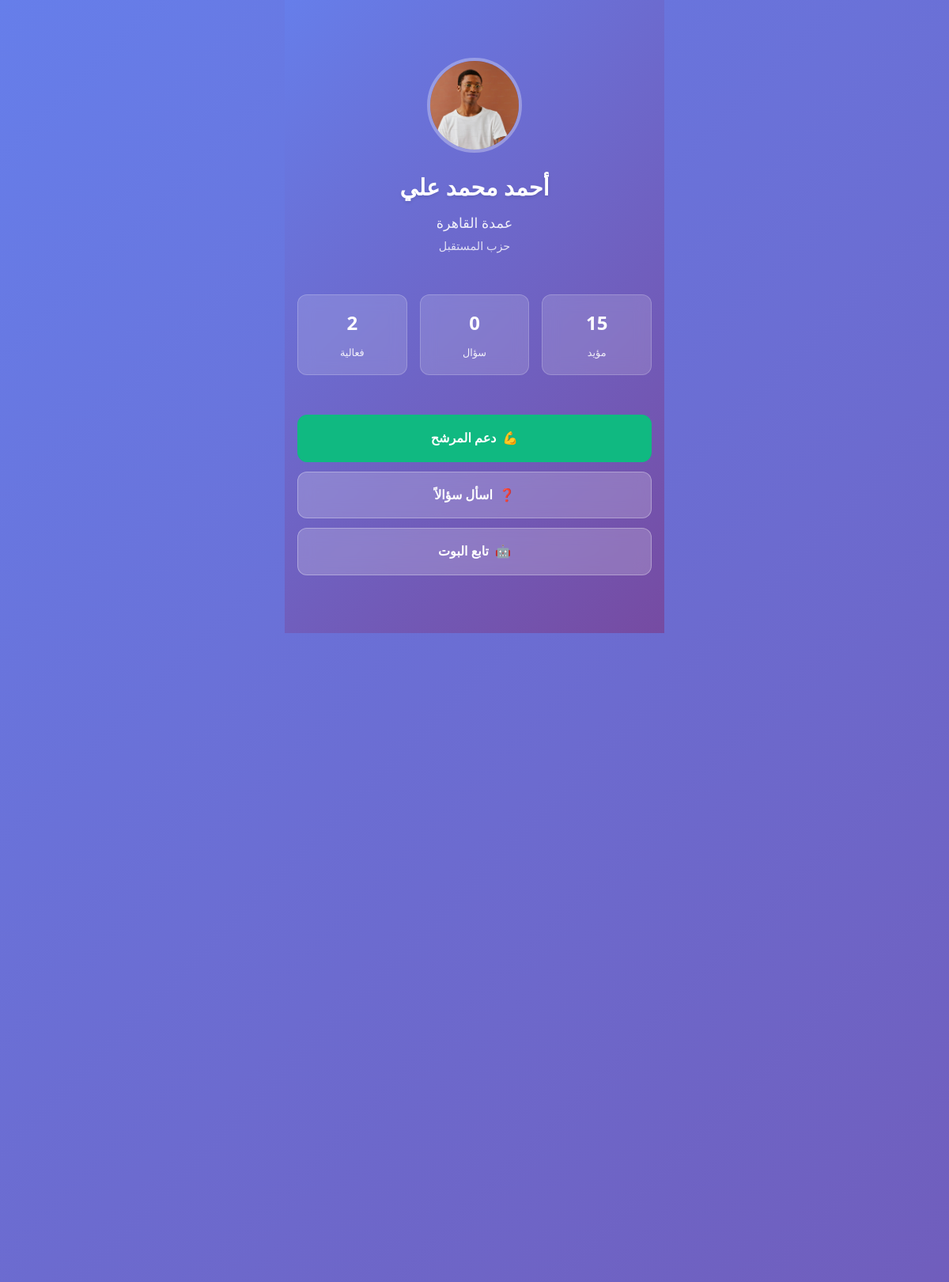
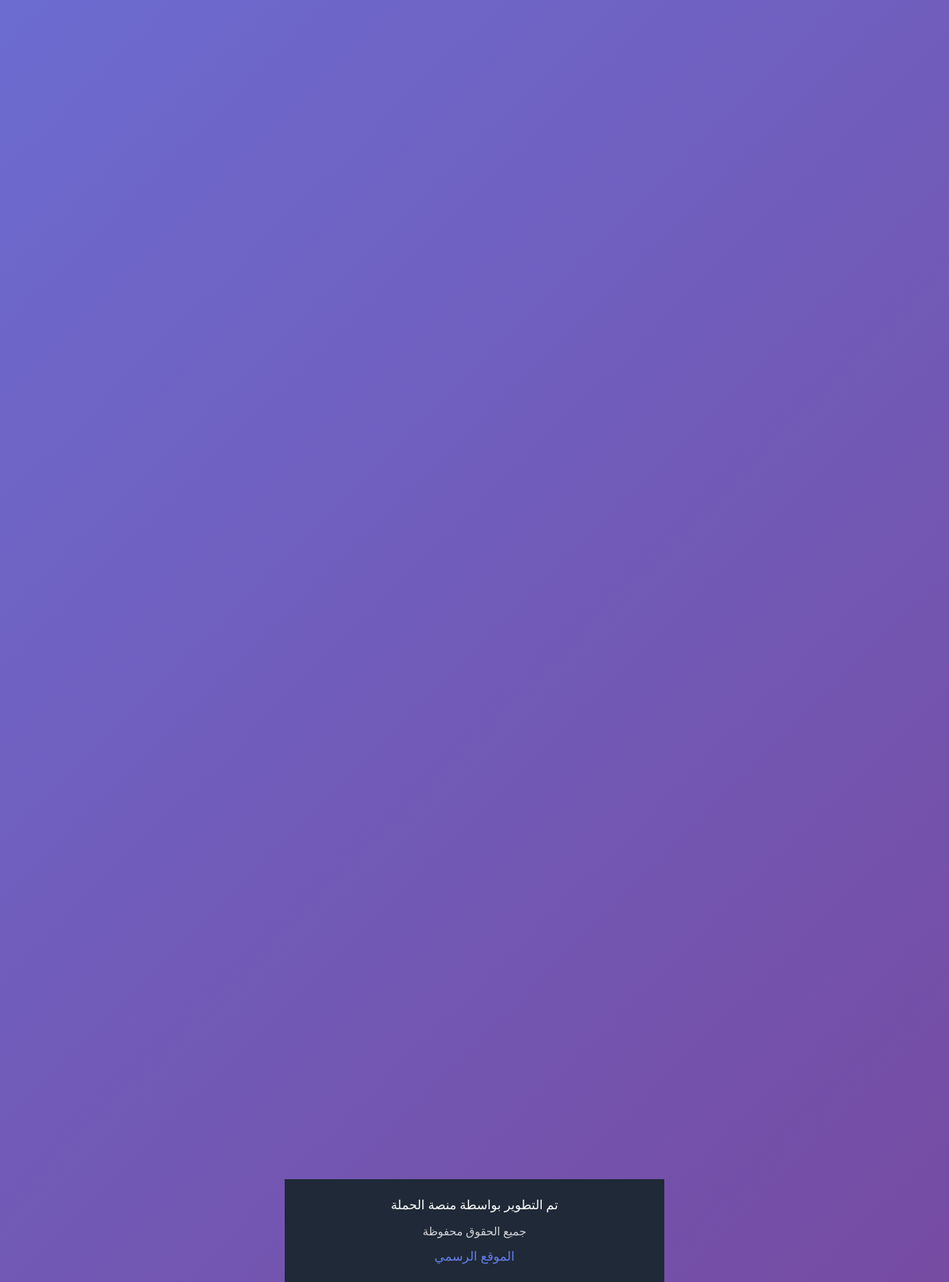
The app's page /hub/candidate/82a4d69934c448ab9ffa01e281e523b1/mobile/ with its own data (2 pictures, top to bottom).
### hub/models.py (models this page shows, shortened)
class Candidate(models.Model):
    id = models.UUIDField(primary_key=True, default=uuid.uuid4, editable=False)
    name = models.CharField(max_length=200)
    public_url_name = models.CharField(max_length=300, blank=True, null=True, unique=True)
    position = models.CharField(max_length=200)  # e.g., "Mayor of Cairo", "President"
    party = models.CharField(max_length=200, blank=True, null=True)
    bio = models.TextField(blank=True, null=True)  # CV content
    program = models.TextField(blank=True, null=True)  # Election program
    profile_image = models.ImageField(upload_to='candidates/', blank=True, null=True)
    logo = models.ImageField(upload_to='candidates/logos/', blank=True, null=True)
    website = models.URLField(blank=True, null=True)
    email = models.EmailField(blank=True, null=True)
    phone = models.CharField(max_length=20, blank=True, null=True)
    social_media = models.JSONField(default=dict, blank=True)  # {facebook: url, twitter: url, etc}
    bot = models.ForeignKey(Bot, on_delete=models.SET_NULL, null=True, blank=True, related_name='candidates')
    is_active = models.BooleanField(default=True)
    created_at = models.DateTimeField(auto_now_add=True)
    updated_at = models.DateTimeField(auto_now=True)
    created_by = models.ForeignKey(get_user_model(), on_delete=models.SET_NULL, null=True, blank=True)
    class Meta:
        ordering = ['-created_at']

### hub/views.py (the view, shortened to what this page needs)
# urls.py: path('candidate/<str:candidate_id>/mobile/', candidate_landing_mobile, name='candidate_landing_mobile'),
def candidate_landing_mobile(request: HttpRequest, candidate_id: str) -> HttpResponse:
    try:
        candidate = Candidate.objects.get(id=candidate_id, is_active=True)
    except Candidate.DoesNotExist:
        return HttpResponse("Candidate not found", status=404)
    if request.method == 'POST':
        print(f"CSRF token from request: {request.POST.get('csrfmiddlewaretoken', 'NOT_FOUND')}")
        print(f"CSRF token from headers: {request.META.get('HTTP_X_CSRFTOKEN', 'NOT_FOUND')}")
    supporters_count = Supporter.objects.filter(candidate=candidate).count()
    questions_count = Question.objects.filter(candidate=candidate).count()
    polls = Poll.objects.filter(candidate=candidate, is_active=True).order_by('-created_at')[:3]
    events = Event.objects.filter(candidate=candidate, is_public=True).order_by('-start_datetime')[:5]
    gallery_items = Gallery.objects.filter(candidate=candidate, is_public=True).order_by('-created_at')[:12]
    testimonials = Testimonial.objects.filter(candidate=candidate, is_public=True).order_by('-created_at')[:5]
    events_count = events.count()
    candidate_bot = candidate.bot if (getattr(candidate, 'bot', None) and candidate.bot.is_active) else None
    context = {
        'candidate': candidate,
        'supporters_count': supporters_count,
        'questions_count': questions_count,
        'events_count': events_count,
        'polls': polls,
        'events': events,
        'candidate_bot': candidate_bot,
        'gallery_items': gallery_items,
        'testimonials': testimonials,
    }
    return render(request, 'hub/candidate_landing_mobile.html', context)

### hub/templates/hub/candidate_landing_mobile.html (shortened to what this page needs)
<!DOCTYPE html>
<html lang="ar" dir="rtl">
<head>
</head>
<body>
    <div class="mobile-container">
        <div class="mobile-header fade-in">
            {% if candidate.profile_image %}
                <img src="{{ candidate.profile_image.url }}" alt="{{ candidate.name }}" class="mobile-avatar">
            {% else %}
                <div class="mobile-avatar" style="background: rgba(255,255,255,0.2); display: flex; align-items: center; justify-content: center; color: white; font-size: 3rem;">
                    {{ candidate.name|first }}
                </div>
            {% endif %}
            <h1 class="mobile-candidate-name">{{ candidate.name }}</h1>
            <div class="mobile-position">{{ candidate.position }}</div>
            {% if candidate.party %}
                <div class="mobile-party">{{ candidate.party }}</div>
            {% endif %}
            <div class="mobile-stats">
                <div class="mobile-stat">
                    <span class="mobile-stat-number">{{ supporters_count }}</span>
                    <span class="mobile-stat-label">مؤيد</span>
                </div>
                <div class="mobile-stat">
                    <span class="mobile-stat-number">{{ questions_count }}</span>
                    <span class="mobile-stat-label">سؤال</span>
                </div>
                <div class="mobile-stat">
                    <span class="mobile-stat-number">{{ events_count }}</span>
                    <span class="mobile-stat-label">فعالية</span>
                </div>
            </div>
            <div class="mobile-actions">
                <a href="#" onclick="openSupportModal(); return false;" class="mobile-btn primary">
                    <span>💪</span>
                    <span>دعم المرشح</span>
                </a>
                <a href="#" onclick="openAskModal(); return false;" class="mobile-btn">
                    <span>❓</span>
                    <span>اسأل سؤالاً</span>
                </a>
                {% if candidate_bot %}
                <a href="{{ candidate_bot.bot_link|default:'#' }}" class="mobile-btn" target="_blank">
                    <span>🤖</span>
                    <span>تابع البوت</span>
                </a>
                {% endif %}
            </div>
        </div>
        <div class="mobile-footer">
            <p>تم التطوير بواسطة منصة الحملة</p>
            <p style="font-size: 0.9rem; opacity: 0.8; margin-top: 8px;">جميع الحقوق محفوظة</p>
            {% if candidate.website %}
            <a href="{{ candidate.website }}" target="_blank" style="color: #667eea; text-decoration: none; margin-top: 8px; display: inline-block;">الموقع الرسمي</a>
            {% endif %}
        </div>
    </div>
</body>
</html>

### hub/templates/hub/candidate_landing_mobile.html (style rules this page uses)
:root { --brand: #667eea; --brand-2: #764ba2; --success: #10b981; --warning: #f59e0b; --error: #ef4444; --text-primary: #1f2937; --text-secondary: #6b7280; --bg-primary: #ffffff; --bg-secondary: #f9fafb; --border: #e5e7eb; }
* { margin: 0; padding: 0; box-sizing: border-box; }
body { font-family: 'Segoe UI', Tahoma, Geneva, Verdana, sans-serif; background: linear-gradient(135deg, #667eea 0%, #764ba2 100%); color: var(--text-primary); line-height: 1.6; overflow-x: hidden; }
.mobile-container { max-width: 100%; margin: 0; padding: 0; }
.mobile-header { background: linear-gradient(135deg, var(--brand) 0%, var(--brand-2) 100%); padding: 20px 16px; text-align: center; color: white; position: relative; min-height: 100vh; display: flex; flex-direction: column; justify-content: center; }
.mobile-avatar { width: 120px; height: 120px; border-radius: 50%; object-fit: cover; border: 4px solid rgba(255,255,255,0.3); margin: 0 auto 20px; display: block; }
.mobile-candidate-name { font-size: 1.8rem; font-weight: 700; margin-bottom: 8px; text-shadow: 0 2px 4px rgba(0,0,0,0.1); }
.mobile-position { font-size: 1.1rem; opacity: 0.9; margin-bottom: 4px; }
.mobile-party { font-size: 0.9rem; opacity: 0.8; margin-bottom: 30px; }
.mobile-stats { display: grid; grid-template-columns: repeat(3, 1fr); gap: 16px; margin: 20px 0; }
.mobile-stat { background: rgba(255,255,255,0.15); backdrop-filter: blur(10px); padding: 16px 8px; border-radius: 12px; text-align: center; border: 1px solid rgba(255,255,255,0.2); }
.mobile-stat-number { font-size: 1.5rem; font-weight: 700; display: block; margin-bottom: 4px; }
.mobile-stat-label { font-size: 0.8rem; opacity: 0.9; }
.mobile-actions { display: flex; flex-direction: column; gap: 12px; margin-top: 30px; }
.mobile-btn { background: rgba(255,255,255,0.2); backdrop-filter: blur(10px); border: 1px solid rgba(255,255,255,0.3); color: white; padding: 16px 24px; border-radius: 12px; text-decoration: none; font-weight: 600; display: flex; align-items: center; justify-content: center; gap: 8px; transition: all 0.3s ease; }
.mobile-btn.primary { background: var(--success); border-color: var(--success); }
.mobile-footer { background: var(--text-primary); color: white; text-align: center; padding: 20px; margin-top: 40px; }
@media (min-width: 768px) { .mobile-container { max-width: 480px; margin: 0 auto; } }
.fade-in { animation: fadeInUp 0.6s ease-out; }

### records on screen
Candidate: profile_image (picture), name "أحمد محمد علي", position "عمدة القاهرة", party "حزب المستقبل"

### other values on screen
{{ supporters_count }} "15"
{{ questions_count }} "0"
{{ events_count }} "2"
